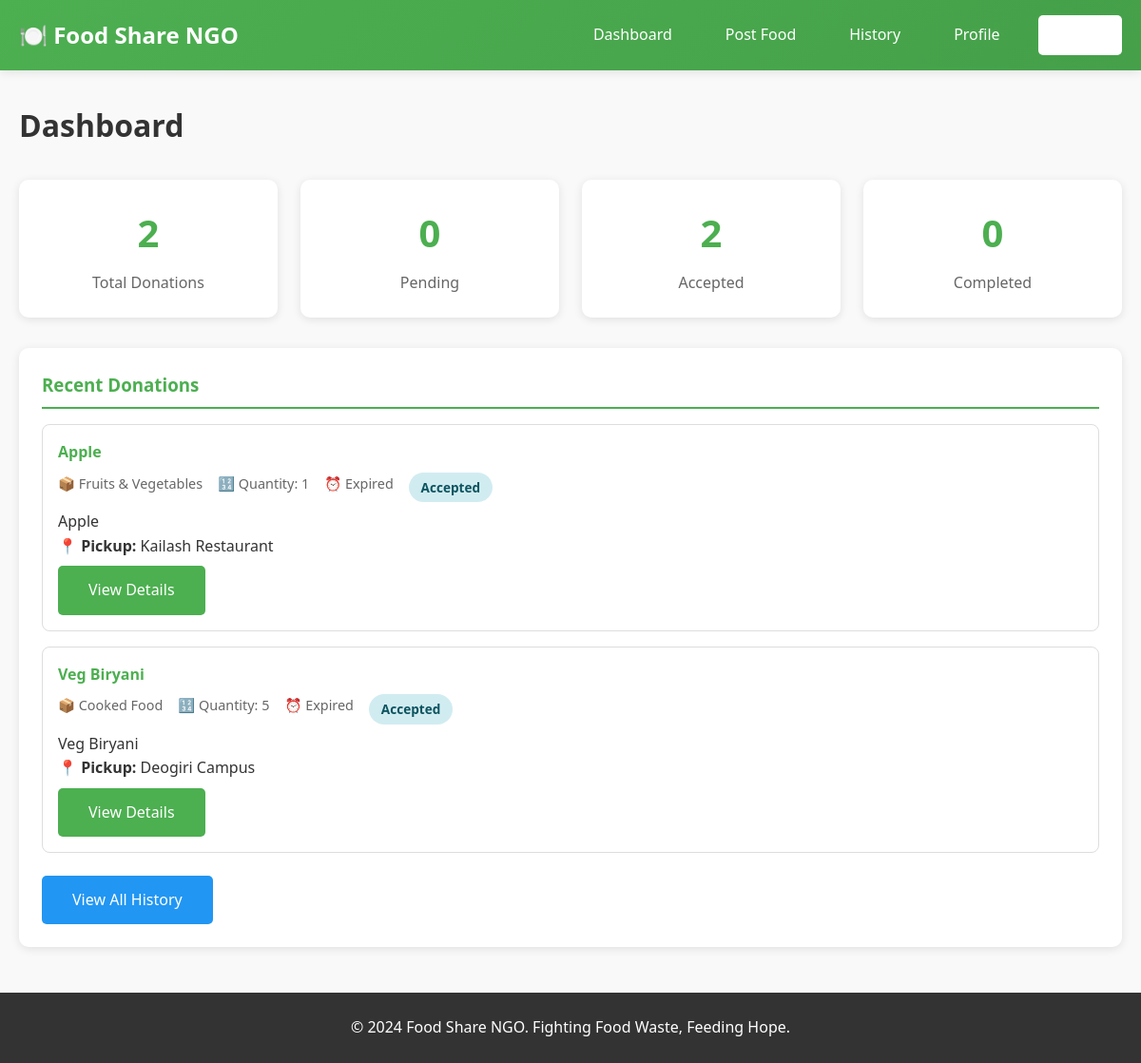
Page /dashboard/ (signed in) on the committed database.
### food_management/donations/models.py (models this page shows, shortened)
class FoodDonation(models.Model):
    FOOD_TYPES = (
        ('cooked', 'Cooked Food'),
        ('raw', 'Raw Food'),
        ('packaged', 'Packaged Food'),
        ('fruits', 'Fruits & Vegetables'),
        ('bakery', 'Bakery Items'),
        ('other', 'Other'),
    )
    STATUS_CHOICES = (
        ('pending', 'Pending'),
        ('accepted', 'Accepted'),
        ('picked_up', 'Picked Up'),
        ('completed', 'Completed'),
        ('cancelled', 'Cancelled'),
    )
    donor = models.ForeignKey(User, on_delete=models.CASCADE, related_name='donations')
    food_type = models.CharField(max_length=20, choices=FOOD_TYPES)
    food_name = models.CharField(max_length=200)
    quantity = models.CharField(max_length=100)
    expiry_hours = models.IntegerField(help_text='Hours until food expires')
    description = models.TextField()
    food_image = models.ImageField(upload_to='food_images/', blank=True, null=True)
    pickup_location = models.CharField(max_length=500)
    pickup_address = models.TextField()
    pickup_latitude = models.FloatField(blank=True, null=True)
    pickup_longitude = models.FloatField(blank=True, null=True)
    status = models.CharField(max_length=20, choices=STATUS_CHOICES, default='pending')
    accepted_by = models.ForeignKey(User, on_delete=models.SET_NULL, null=True, blank=True, related_name='accepted_donations')
    created_at = models.DateTimeField(auto_now_add=True)
    updated_at = models.DateTimeField(auto_now=True)
    class Meta:
        ordering = ['-created_at']
    @property
    def time_remaining(self):
        expiry_time = self.created_at + timezone.timedelta(hours=self.expiry_hours)
        remaining = expiry_time - timezone.now()
        if remaining.total_seconds() <= 0:
            return "Expired"
        hours = int(remaining.total_seconds() // 3600)
        minutes = int((remaining.total_seconds() % 3600) // 60)
        return f"{hours}h {minutes}m"

### food_management/donations/views.py (the view, shortened to what this page needs)
# urls.py: path('dashboard/', views.dashboard, name='dashboard'),
@login_required
def dashboard(request):
    user_profile = UserProfile.objects.get_or_create(user=request.user)[0]
    if user_profile.user_type == 'donor':
        my_donations = FoodDonation.objects.filter(donor=request.user)
        pending_count = my_donations.filter(status='pending').count()
        accepted_count = my_donations.filter(status='accepted').count()
        completed_count = my_donations.filter(status='completed').count()
        context = {
            'user_profile': user_profile,
            'my_donations': my_donations[:5],
            'total_donations': my_donations.count(),
            'pending_count': pending_count,
            'accepted_count': accepted_count,
            'completed_count': completed_count,
        }
    return render(request, 'dashboard.html', context)

### templates/dashboard.html (shortened to what this page needs)
{% extends 'base.html' %}
{% block content %}
<h1 style="margin-bottom: 2rem;">Dashboard</h1>
{% if user_profile.user_type == 'donor' %}
<div class="dashboard-grid">
    <div class="stat-card">
        <h3>{{ total_donations }}</h3>
        <p>Total Donations</p>
    </div>
    <div class="stat-card">
        <h3>{{ pending_count }}</h3>
        <p>Pending</p>
    </div>
    <div class="stat-card">
        <h3>{{ accepted_count }}</h3>
        <p>Accepted</p>
    </div>
    <div class="stat-card">
        <h3>{{ completed_count }}</h3>
        <p>Completed</p>
    </div>
</div>
<div class="card">
    <h3>Recent Donations</h3>
    {% if my_donations %}
        {% for donation in my_donations %}
        <div class="donation-item">
            <h4>{{ donation.food_name }}</h4>
            <div class="donation-meta">
                <span>📦 {{ donation.get_food_type_display }}</span>
                <span>🔢 Quantity: {{ donation.quantity }}</span>
                <span>⏰ {{ donation.time_remaining }}</span>
                <span class="status-badge status-{{ donation.status }}">{{ donation.get_status_display }}</span>
            </div>
            <p>{{ donation.description|truncatewords:20 }}</p>
            <p><strong>📍 Pickup:</strong> {{ donation.pickup_location }}</p>
            <a href="{% url 'donation_detail' donation.id %}" class="btn" style="margin-top: 0.5rem;">View Details</a>
        </div>
        {% endfor %}
        <a href="{% url 'food_history' %}" class="btn btn-secondary">View All History</a>
    {% else %}
        <p>No donations yet. <a href="{% url 'post_food' %}">Post your first donation!</a></p>
    {% endif %}
</div>
{% endif %}
{% endblock %}

### static/css/style.css (style rules this page uses)
* { margin: 0; padding: 0; box-sizing: border-box; }
:root { --primary-color: #4CAF50; --secondary-color: #45a049; --danger-color: #f44336; --warning-color: #ff9800; --info-color: #2196F3; --dark-color: #333; --light-color: #f4f4f4; --white: #fff; --shadow: 0 2px 10px rgba(0,0,0,0.1); }
body { font-family: 'Segoe UI', Tahoma, Geneva, Verdana, sans-serif; line-height: 1.6; color: var(--dark-color); background-color: #f9f9f9; }
.btn { margin-top: 0.5rem; display: inline-block; padding: 0.8rem 2rem; background: var(--primary-color); color: var(--white); text-decoration: none; border-radius: 5px; border: none; cursor: pointer; font-size: 1rem; transition: background 0.3s; }
.btn-secondary { background: var(--info-color); }
.dashboard-grid { display: grid; grid-template-columns: repeat(auto-fit, minmax(250px, 1fr)); gap: 1.5rem; margin-bottom: 2rem; }
.stat-card { background: var(--white); padding: 1.5rem; border-radius: 10px; box-shadow: var(--shadow); text-align: center; transition: transform 0.3s; }
.stat-card h3 { font-size: 2.5rem; color: var(--primary-color); margin-bottom: 0.5rem; }
.stat-card p { color: #666; font-size: 1rem; }
.card { background: var(--white); padding: 1.5rem; border-radius: 10px; box-shadow: var(--shadow); margin-bottom: 1.5rem; }
.card h3 { margin-bottom: 1rem; color: var(--primary-color); border-bottom: 2px solid var(--primary-color); padding-bottom: 0.5rem; }
.donation-item { border: 1px solid #ddd; padding: 1rem; border-radius: 8px; margin-bottom: 1rem; transition: box-shadow 0.3s; }
.donation-item h4 { color: var(--primary-color); margin-bottom: 0.5rem; }
.donation-meta { display: flex; flex-wrap: wrap; gap: 1rem; margin: 0.5rem 0; font-size: 0.9rem; color: #666; }
.status-badge { display: inline-block; padding: 0.3rem 0.8rem; border-radius: 20px; font-size: 0.85rem; font-weight: 600; }
.status-accepted { background: #d1ecf1; color: #0c5460; }

### rows in the picture
FoodDonation: food_name "Apple", food_type "Fruits & Vegetables", quantity "1", time_remaining "Expired", status "Accepted", description "Apple", pickup_location "Kailash Restaurant"
FoodDonation: food_name "Veg Biryani", food_type "Cooked Food", quantity "5", time_remaining "Expired", status "Accepted", description "Veg Biryani", pickup_location "Deogiri Campus"

### other values in the picture
{{ total_donations }} "2"
{{ pending_count }} "0"
{{ accepted_count }} "2"
{{ completed_count }} "0"
